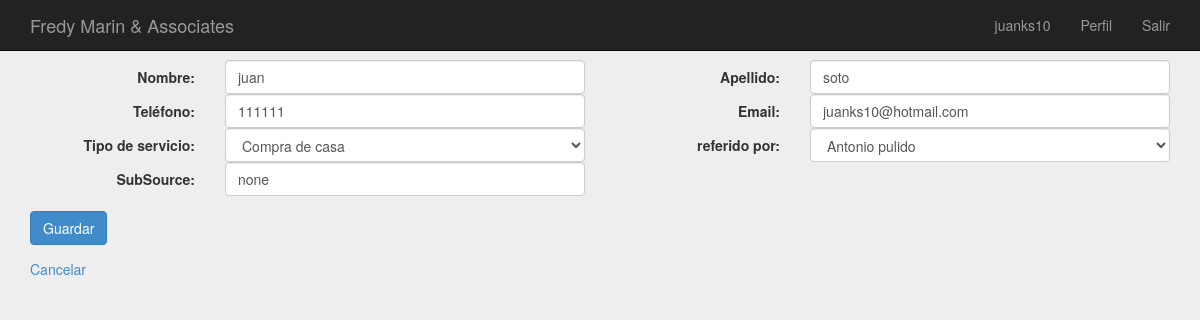
The page /clientes/editar.php?id_cliente=10 (signed in) on the database its author committed.
### tables this page shows
CREATE TABLE IF NOT EXISTS `clientes` (
  `id_cliente` int(7) NOT NULL AUTO_INCREMENT,
  `nombre_cliente` varchar(20) NOT NULL,
  `apellido_cliente` varchar(20) DEFAULT NULL,
  `telefono_cliente` varchar(16) DEFAULT NULL,
  `email_cliente` varchar(40) DEFAULT NULL,
  `fecha_registro` date NOT NULL,
  `tipo_servicio` varchar(20) NOT NULL,
  `id_vendedor` int(4) NOT NULL,
  `subsource` varchar(40) DEFAULT 'none',
  `creado_por` int(4) DEFAULT NULL,
  PRIMARY KEY (`id_cliente`)
);

### clientes/editar.php (the view, shortened to what this page needs)
<?php
include("../conexion.php");
?>
<html>
<head>
    <link href="../estilos/bootstrap.min.css" rel="stylesheet">
    <link href="../estilos/signin.css" rel="stylesheet">
</head>
<body>
<?php
if (isset($_GET['id_cliente']) ) {
$id_cliente = (int) $_GET['id_cliente'];
$row = mysql_fetch_array ( mysql_query("SELECT * FROM `clientes` WHERE `id_cliente` = '$id_cliente' "));
?>
<br />
<div class="container">
<form class="form-horizontal" name="registrar" role="form" action='' method='POST' onsubmit="return validar()">
    <div class="form-group">
        <label class="col-sm-2 control-label">Nombre:</label>
            <div class="col-sm-4">
                <input type="text" class="form-control" placeholder="pepito" name='nombre_cliente' value='<?php echo stripslashes($row['nombre_cliente']) ?>' data-validation="length" data-validation-length="min1">
            </div>
        <label class="col-sm-2 control-label">Apellido:</label>
            <div class="col-sm-4">
                <input type="text" class="form-control" placeholder="perez" name='apellido_cliente' value='<?php echo stripslashes($row['apellido_cliente']) ?>' data-validation="length" data-validation-length="min1">
            </div>
        <label class="col-sm-2 control-label">Tel&eacute;fono:</label>
            <div class="col-sm-4">
                <input type="text" class="form-control" placeholder="304-1234567" name='telefono_cliente' value='<?php echo stripslashes($row['telefono_cliente']) ?>' data-validation="length" data-validation-length="min4">
            </div>
        <label class="col-sm-2 control-label">Email:</label>
            <div class="col-sm-4">
                <input type="email" class="form-control" placeholder="micorrreo@gmail.com" name='email_cliente' value='<?php echo stripslashes($row['email_cliente']) ?>'>
            </div>
        <label class="col-sm-2 control-label">Tipo de servicio:</label>
            <div class="col-sm-4">
                <select class='form-control' name='tipo_servicio'>
                        <option value='Compra de casa'>Compra de casa</option>
                </select>
            </div>
        <label class="col-sm-2 control-label">referido por:</label>
            <div class="col-sm-4">
                    <?php
                    $consulta_mysql="select * from usuarios WHERE `tipoperfil` = '2' ORDER BY `usuarios`.`nombre_completo` ASC ";
                    $resultado_consulta_mysql=mysql_query($consulta_mysql,$conectar);
                    echo "<select class='form-control' name='id'>";
                    while($fila=mysql_fetch_array($resultado_consulta_mysql)){
                    echo '<option value="'.$fila['id'].'">'.$fila['nombre_completo'].'</option>';
                    }
                    echo "</select>";
                ?>
            </div>
        <label class="col-sm-2 control-label">SubSource:</label>
            <div class="col-sm-4">
                <input type="text" class="form-control" placeholder="SubSource" name='subsource' value='<?php echo stripslashes($row['subsource']) ?>'>
            </div>
    </div><button type="submit" name="registro" class="btn btn-primary">Guardar</button>
</form>
<?php }
	echo "<a href='index.php'>Cancelar</a>";
?>
</div>
</body>
</html>

### estilos/signin.css (style rules this page uses)
body { padding-top: 40px; padding-bottom: 40px; background-color: #eee; }

### rows shown on the page
clientes: nombre_cliente "juan", apellido_cliente "soto", telefono_cliente "111111", email_cliente "juanks10@hotmail.com", subsource "none"

### other values the page prints
$_SESSION['nick'] "juanks10"
form field id "Antonio pulido"
